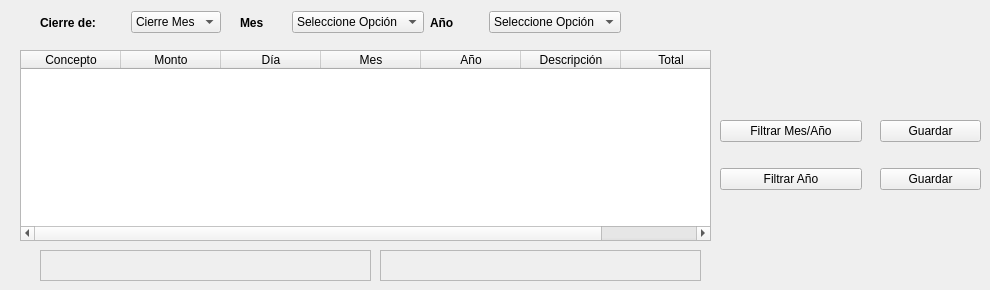
   <widget class="QWidget" name="tab_7">
    <attribute name="icon">
     <iconset>
      <activeon>:/icons/pix/oxygen/48x48/actions/view-time-schedule-baselined.png</activeon>
     </iconset>
    </attribute>
    <attribute name="title">
     <string>Cierre Pagos</string>
    </attribute>
    <widget class="QTableWidget" name="tableCierrePagos">
     <property name="geometry">
      <rect>
       <x>20</x>
       <y>50</y>
       <width>691</width>
       <height>191</height>
      </rect>
     </property>
     <property name="lineWidth">
      <number>1</number>
     </property>
     <column>
      <property name="text">
       <string>Concepto</string>
      </property>
      <property name="textAlignment">
       <set>AlignHCenter|AlignVCenter|AlignCenter</set>
      </property>
     </column>
     <column>
      <property name="text">
       <string>Monto</string>
      </property>
      <property name="textAlignment">
       <set>AlignHCenter|AlignVCenter|AlignCenter</set>
      </property>
     </column>
     <column>
      <property name="text">
       <string>Día</string>
      </property>
      <property name="textAlignment">
       <set>AlignHCenter|AlignVCenter|AlignCenter</set>
      </property>
     </column>
     <column>
      <property name="text">
       <string>Mes</string>
      </property>
      <property name="textAlignment">
       <set>AlignHCenter|AlignVCenter|AlignCenter</set>
      </property>
     </column>
     <column>
      <property name="text">
       <string>Año</string>
      </property>
      <property name="textAlignment">
       <set>AlignHCenter|AlignVCenter|AlignCenter</set>
      </property>
     </column>
     <column>
      <property name="text">
       <string>Descripción</string>
      </property>
      <property name="textAlignment">
       <set>AlignHCenter|AlignVCenter|AlignCenter</set>
      </property>
     </column>
     <column>
      <property name="text">
       <string>Total</string>
      </property>
      <property name="textAlignment">
       <set>AlignHCenter|AlignVCenter|AlignCenter</set>
      </property>
     </column>
    </widget>
    <widget class="QWidget" name="layoutWidget_5">
     <property name="geometry">
      <rect>
       <x>430</x>
       <y>10</y>
       <width>191</width>
       <height>25</height>
      </rect>
     </property>
     <layout class="QHBoxLayout" name="horizontalLayout_15">
      <item>
       <widget class="QLabel" name="label_21">
        <property name="font">
         <font>
          <weight>75</weight>
          <bold>true</bold>
         </font>
        </property>
        <property name="text">
         <string>Año</string>
        </property>
       </widget>
      </item>
      <item>
       <widget class="QComboBox" name="anio_5">
        <item>
         <property name="text">
          <string>Seleccione Opción</string>
         </property>
        </item>
        <item>
         <property name="text">
          <string>2000</string>
         </property>
        </item>
        <item>
         <property name="text">
          <string>2001</string>
         </property>
        </item>
        <item>
         <property name="text">
          <string>2002</string>
         </property>
        </item>
        <item>
         <property name="text">
          <string>2003</string>
         </property>
        </item>
        <item>
         <property name="text">
          <string>2004</string>
         </property>
        </item>
        <item>
         <property name="text">
          <string>2005</string>
         </property>
        </item>
        <item>
         <property name="text">
          <string>2006</string>
         </property>
        </item>
        <item>
         <property name="text">
          <string>2007</string>
         </property>
        </item>
        <item>
         <property name="text">
          <string>2008</string>
         </property>
        </item>
        <item>
         <property name="text">
          <string>2009</string>
         </property>
        </item>
        <item>
         <property name="text">
          <string>2010</string>
         </property>
        </item>
        <item>
         <property name="text">
          <string>2011</string>
         </property>
        </item>
        <item>
         <property name="text">
          <string>2012</string>
         </property>
        </item>
        <item>
         <property name="text">
          <string>2013</string>
         </property>
        </item>
        <item>
         <property name="text">
          <string>2014</string>
         </property>
        </item>
        <item>
         <property name="text">
          <string>2015</string>
         </property>
        </item>
        <item>
         <property name="text">
          <string>2016</string>
         </property>
        </item>
        <item>
         <property name="text">
          <string>2017</string>
         </property>
        </item>
        <item>
         <property name="text">
          <string>2018</string>
         </property>
        </item>
        <item>
         <property name="text">
          <string>2019</string>
         </property>
        </item>
        <item>
         <property name="text">
          <string>2020</string>
         </property>
        </item>
        <item>
         <property name="text">
          <string>2021</string>
         </property>
        </item>
        <item>
         <property name="text">
          <string>2022</string>
         </property>
        </item>
        <item>
         <property name="text">
          <string>2023</string>
         </property>
        </item>
        <item>
         <property name="text">
          <string>2024</string>
         </property>
        </item>
        <item>
         <property name="text">
          <string>2025</string>
         </property>
        </item>
        <item>
         <property name="text">
          <string>2026</string>
         </property>
        </item>
        <item>
         <property name="text">
          <string>2027</string>
         </property>
        </item>
        <item>
         <property name="text">
          <string>2028</string>
         </property>
        </item>
        <item>
         <property name="text">
          <string>2029</string>
         </property>
        </item>
        <item>
         <property name="text">
          <string>2030</string>
         </property>
        </item>
        <item>
         <property name="text">
          <string>2031</string>
         </property>
        </item>
        <item>
         <property name="text">
          <string>2032</string>
         </property>
        </item>
        <item>
         <property name="text">
          <string>2033</string>
         </property>
        </item>
        <item>
         <property name="text">
          <string>2034</string>
         </property>
        </item>
        <item>
         <property name="text">
          <string>2035</string>
         </property>
        </item>
        <item>
         <property name="text">
          <string>2036</string>
         </property>
        </item>
        <item>
         <property name="text">
          <string>2037</string>
         </property>
        </item>
        <item>
         <property name="text">
          <string>2038</string>
         </property>
        </item>
        <item>
         <property name="text">
          <string>2039</string>
         </property>
        </item>
        <item>
         <property name="text">
          <string>2040</string>
         </property>
        </item>
        <item>
         <property name="text">
          <string>2041</string>
         </property>
        </item>
        <item>
         <property name="text">
          <string>2042</string>
         </property>
        </item>
        <item>
         <property name="text">
          <string>2043</string>
         </property>
        </item>
        <item>
         <property name="text">
          <string>2044</string>
         </property>
        </item>
        <item>
         <property name="text">
          <string>2045</string>
         </property>
        </item>
        <item>
         <property name="text">
          <string>2046</string>
         </property>
        </item>
        <item>
         <property name="text">
          <string>2047</string>
         </property>
        </item>
        <item>
         <property name="text">
          <string>2048</string>
         </property>
        </item>
        <item>
         <property name="text">
          <string>2049</string>
         </property>
        </item>
        <item>
         <property name="text">
          <string>2050</string>
         </property>
        </item>
        <item>
         <property name="text">
          <string>2051</string>
         </property>
        </item>
        <item>
         <property name="text">
          <string>2052</string>
         </property>
        </item>
        <item>
         <property name="text">
          <string>2053</string>
         </property>
        </item>
        <item>
         <property name="text">
          <string>2054</string>
         </property>
        </item>
        <item>
         <property name="text">
          <string>2055</string>
         </property>
        </item>
        <item>
         <property name="text">
          <string>2056</string>
         </property>
        </item>
        <item>
         <property name="text">
          <string>2057</string>
         </property>
        </item>
        <item>
         <property name="text">
          <string>2058</string>
         </property>
        </item>
        <item>
         <property name="text">
          <string>2059</string>
         </property>
        </item>
        <item>
         <property name="text">
          <string>2060</string>
         </property>
        </item>
        <item>
         <property name="text">
          <string>2061</string>
         </property>
        </item>
        <item>
         <property name="text">
          <string>2062</string>
         </property>
        </item>
        <item>
         <property name="text">
          <string>2063</string>
         </property>
        </item>
        <item>
         <property name="text">
          <string>2064</string>
         </property>
        </item>
        <item>
         <property name="text">
          <string>2065</string>
         </property>
        </item>
        <item>
         <property name="text">
          <string>2066</string>
         </property>
        </item>
        <item>
         <property name="text">
          <string>2067</string>
         </property>
        </item>
        <item>
         <property name="text">
          <string>2068</string>
         </property>
        </item>
        <item>
         <property name="text">
          <string>2069</string>
         </property>
        </item>
        <item>
         <property name="text">
          <string>2070</string>
         </property>
        </item>
        <item>
         <property name="text">
          <string>2071</string>
         </property>
        </item>
        <item>
         <property name="text">
          <string>2072</string>
         </property>
        </item>
        <item>
         <property name="text">
          <string>2073</string>
         </property>
        </item>
        <item>
         <property name="text">
          <string>2074</string>
         </property>
        </item>
        <item>
         <property name="text">
          <string>2075</string>
         </property>
        </item>
        <item>
         <property name="text">
          <string>2076</string>
         </property>
        </item>
        <item>
         <property name="text">
          <string>2077</string>
         </property>
        </item>
        <item>
         <property name="text">
          <string>2078</string>
         </property>
        </item>
        <item>
         <property name="text">
          <string>2079</string>
         </property>
        </item>
        <item>
         <property name="text">
          <string>2080</string>
         </property>
        </item>
        <item>
         <property name="text">
          <string>2081</string>
         </property>
        </item>
        <item>
         <property name="text">
          <string>2082</string>
         </property>
        </item>
        <item>
         <property name="text">
          <string>2083</string>
         </property>
        </item>
        <item>
         <property name="text">
          <string>2084</string>
         </property>
        </item>
        <item>
         <property name="text">
          <string>2085</string>
         </property>
        </item>
        <item>
         <property name="text">
          <string>2086</string>
         </property>
        </item>
        <item>
         <property name="text">
          <string>2087</string>
         </property>
        </item>
        <item>
         <property name="text">
          <string>2088</string>
         </property>
        </item>
        <item>
         <property name="text">
          <string>2089</string>
         </property>
        </item>
        <item>
         <property name="text">
          <string>2090</string>
         </property>
        </item>
        <item>
         <property name="text">
          <string>2091</string>
         </property>
        </item>
        <item>
         <property name="text">
          <string>2092</string>
         </property>
        </item>
        <item>
         <property name="text">
          <string>2093</string>
         </property>
        </item>
        <item>
         <property name="text">
          <string>2094</string>
         </property>
        </item>
        <item>
         <property name="text">
          <string>2095</string>
         </property>
        </item>
        <item>
         <property name="text">
          <string>2096</string>
         </property>
        </item>
        <item>
         <property name="text">
          <string>2097</string>
         </property>
        </item>
        <item>
         <property name="text">
          <string>2098</string>
         </property>
        </item>
        <item>
         <property name="text">
          <string>2099</string>
         </property>
        </item>
       </widget>
      </item>
     </layout>
    </widget>
    <widget class="QWidget" name="layoutWidget_6">
     <property name="geometry">
      <rect>
       <x>240</x>
       <y>10</y>
       <width>184</width>
       <height>25</height>
      </rect>
     </property>
     <layout class="QHBoxLayout" name="horizontalLayout_16">
      <item>
       <widget class="QLabel" name="label_22">
        <property name="font">
         <font>
          <weight>75</weight>
          <bold>true</bold>
         </font>
        </property>
        <property name="text">
         <string>Mes</string>
        </property>
       </widget>
      </item>
      <item>
       <widget class="QComboBox" name="mes_5">
        <item>
         <property name="text">
          <string>Seleccione Opción</string>
         </property>
        </item>
        <item>
         <property name="text">
          <string>Enero</string>
         </property>
        </item>
        <item>
         <property name="text">
          <string>Febrero</string>
         </property>
        </item>
        <item>
         <property name="text">
          <string>Marzo</string>
         </property>
        </item>
        <item>
         <property name="text">
          <string>Abril</string>
         </property>
        </item>
        <item>
         <property name="text">
          <string>Mayo</string>
         </property>
        </item>
        <item>
         <property name="text">
          <string>Junio</string>
         </property>
        </item>
        <item>
         <property name="text">
          <string>Julio</string>
         </property>
        </item>
        <item>
         <property name="text">
          <string>Agosto</string>
         </property>
        </item>
        <item>
         <property name="text">
          <string>Septiembre</string>
         </property>
        </item>
        <item>
         <property name="text">
          <string>Octubre</string>
         </property>
        </item>
        <item>
         <property name="text">
          <string>Noviembre</string>
         </property>
        </item>
        <item>
         <property name="text">
          <string>Diciembre</string>
         </property>
        </item>
       </widget>
      </item>
     </layout>
    </widget>
    <widget class="QLabel" name="mensajeCierrePagos1">
     <property name="geometry">
      <rect>
       <x>40</x>
       <y>250</y>
       <width>331</width>
       <height>31</height>
      </rect>
     </property>
     <property name="font">
      <font>
       <weight>75</weight>
       <bold>true</bold>
      </font>
     </property>
     <property name="frameShape">
      <enum>QFrame::StyledPanel</enum>
     </property>
     <property name="frameShadow">
      <enum>QFrame::Raised</enum>
     </property>
     <property name="text">
      <string/>
     </property>
     <property name="alignment">
      <set>Qt::AlignCenter</set>
     </property>
    </widget>
    <widget class="QLabel" name="mensajeCierrePagos2">
     <property name="geometry">
      <rect>
       <x>380</x>
       <y>250</y>
       <width>321</width>
       <height>31</height>
      </rect>
     </property>
     <property name="font">
      <font>
       <weight>75</weight>
       <bold>true</bold>
      </font>
     </property>
     <property name="frameShape">
      <enum>QFrame::StyledPanel</enum>
     </property>
     <property name="frameShadow">
      <enum>QFrame::Raised</enum>
     </property>
     <property name="text">
      <string/>
     </property>
     <property name="alignment">
      <set>Qt::AlignCenter</set>
     </property>
    </widget>
    <widget class="QWidget" name="layoutWidget">
     <property name="geometry">
      <rect>
       <x>720</x>
       <y>100</y>
       <width>142</width>
       <height>111</height>
      </rect>
     </property>
     <layout class="QVBoxLayout" name="verticalLayout_11">
      <item>
       <widget class="QPushButton" name="filtrarMesAnioP">
        <property name="text">
         <string>Filtrar Mes/Año</string>
        </property>
        <property name="icon">
         <iconset>
          <activeon>:/icons/pix/oxygen/48x48/actions/view-calendar-week.png</activeon>
         </iconset>
        </property>
       </widget>
      </item>
      <item>
       <widget class="QPushButton" name="filtrarAnioP">
        <property name="text">
         <string>Filtrar Año</string>
        </property>
        <property name="icon">
         <iconset>
          <activeon>:/icons/pix/oxygen/48x48/actions/view-calendar-month.png</activeon>
         </iconset>
        </property>
       </widget>
      </item>
     </layout>
    </widget>
    <widget class="QWidget" name="layoutWidget">
     <property name="geometry">
      <rect>
       <x>880</x>
       <y>100</y>
       <width>101</width>
       <height>111</height>
      </rect>
     </property>
     <layout class="QVBoxLayout" name="verticalLayout_12">
      <item>
       <widget class="QPushButton" name="guardarP1">
        <property name="text">
         <string>Guardar</string>
        </property>
        <property name="icon">
         <iconset>
          <activeon>:/icons/pix/oxygen/48x48/devices/media-floppy.png</activeon>
         </iconset>
        </property>
       </widget>
      </item>
      <item>
       <widget class="QPushButton" name="guardarP2">
        <property name="text">
         <string>Guardar</string>
        </property>
        <property name="icon">
         <iconset>
          <activeon>:/icons/pix/oxygen/48x48/devices/media-floppy.png</activeon>
         </iconset>
        </property>
       </widget>
      </item>
     </layout>
    </widget>
    <widget class="QWidget" name="layoutWidget">
     <property name="geometry">
      <rect>
       <x>40</x>
       <y>10</y>
       <width>181</width>
       <height>25</height>
      </rect>
     </property>
     <layout class="QHBoxLayout" name="horizontalLayout_17">
      <item>
       <widget class="QLabel" name="label_23">
        <property name="font">
         <font>
          <weight>75</weight>
          <bold>true</bold>
         </font>
        </property>
        <property name="text">
         <string>Cierre de:</string>
        </property>
       </widget>
      </item>
      <item>
       <widget class="QComboBox" name="comboBoxCierre">
        <item>
         <property name="text">
          <string>Cierre Mes</string>
         </property>
        </item>
        <item>
         <property name="text">
          <string>Cierre Año</string>
         </property>
        </item>
       </widget>
      </item>
     </layout>
    </widget>
   </widget>
